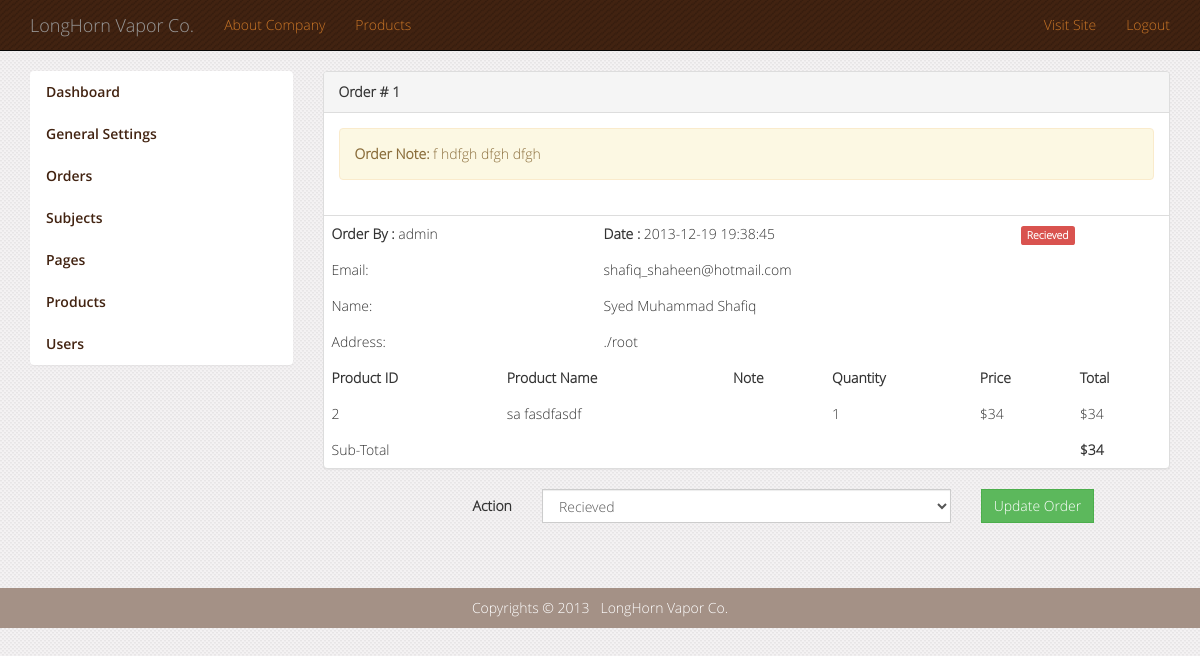
The app's page /admin/edit_order.php?order=1 (signed in) with its own data.
### tables this page shows
CREATE TABLE IF NOT EXISTS `site_options` (
  `id` int(11) NOT NULL AUTO_INCREMENT,
  `link` varchar(100) NOT NULL,
  `title` varchar(100) NOT NULL,
  `email` varchar(255) NOT NULL,
  `new_products` int(3) NOT NULL,
  `description` varchar(255) DEFAULT NULL,
  `welcome` text NOT NULL,
  `logo` varchar(100) NOT NULL,
  PRIMARY KEY (`id`)
);

CREATE TABLE IF NOT EXISTS `page_subjects` (
  `id` int(11) NOT NULL AUTO_INCREMENT,
  `parent_id` int(3) NOT NULL,
  `nav_id` int(11) NOT NULL,
  `position` int(3) NOT NULL,
  `name` varchar(50) NOT NULL,
  `content` text NOT NULL,
  `visible` tinyint(1) NOT NULL,
  PRIMARY KEY (`id`)
);

CREATE TABLE IF NOT EXISTS `orders` (
  `id` int(11) NOT NULL AUTO_INCREMENT,
  `dated` datetime NOT NULL,
  `user_id` int(11) NOT NULL,
  `status` tinyint(1) NOT NULL DEFAULT '1' COMMENT '1=received,2=process,3=completed',
  `order_total` int(11) NOT NULL,
  `note` varchar(500) NOT NULL,
  PRIMARY KEY (`id`)
);

CREATE TABLE IF NOT EXISTS `users` (
  `id` int(25) NOT NULL AUTO_INCREMENT,
  `username` varchar(65) NOT NULL,
  `name` varchar(255) NOT NULL,
  `hashed_password` varchar(42) NOT NULL,
  `job` varchar(255) NOT NULL,
  `email` varchar(255) NOT NULL,
  `phone` varchar(20) NOT NULL,
  `mobile` varchar(20) NOT NULL,
  `fax` varchar(20) NOT NULL,
  `address` varchar(255) NOT NULL,
  `activation` tinyint(1) NOT NULL,
  `user_type` int(3) NOT NULL,
  `company_name` varchar(255) NOT NULL,
  `company_website` varchar(255) NOT NULL,
  `company_address` varchar(500) NOT NULL,
  `company_city` varchar(255) NOT NULL,
  `company_state` varchar(255) NOT NULL,
  `company_zip` int(20) NOT NULL,
  `company_country` varchar(255) NOT NULL,
  `company_years` varchar(15) NOT NULL,
  `company_started` varchar(15) NOT NULL,
  `company_tax` varchar(40) NOT NULL,
  PRIMARY KEY (`id`)
);

CREATE TABLE IF NOT EXISTS `order_detail` (
  `order_id` int(11) NOT NULL,
  `product_id` int(11) NOT NULL,
  `quantity` int(11) NOT NULL,
  `price` float NOT NULL,
  `note` varchar(255) NOT NULL
);

CREATE TABLE IF NOT EXISTS `products` (
  `id` int(11) NOT NULL AUTO_INCREMENT,
  `page_id` int(11) NOT NULL,
  `subject_id` int(11) NOT NULL,
  `position` int(11) NOT NULL,
  `name` varchar(50) NOT NULL,
  `description` varchar(255) NOT NULL,
  `visible` tinyint(1) NOT NULL,
  `price` float NOT NULL,
  `picture` varchar(80) NOT NULL,
  PRIMARY KEY (`id`)
);

### includes/header_inc.php (called while the page is built, shortened)
<?php
	if(isset($_GET['subject'])){
		$sel_subject = get_subject_by_id($_GET['subject']);
	}else{
		$sel_subject = NULL;
	}
?>

### includes/session.php (called while the page is built, shortened)
<?php
	function logged_in() {
		return isset($_SESSION['user_id']);
	}
?>

### admin/includes/order_functions.php (called while the page is built, shortened)
<?php
function get_orderDetail_by_id($id){
 $query = "SELECT * FROM order_detail WHERE order_id =" .$id;
 $result = mysql_query($query);
 $catArray = array();
 while($row = mysql_fetch_array($result)){
  $cats['order_id']=$row['order_id'];
  $cats['product_id']=$row['product_id'];
  $cats['quantity']=$row['quantity'];
  $cats['note']=$row['note'];
  $cats['price']=$row['price'];
  array_push($catArray,$cats);
 }
 return $catArray;
}
function get_order_by_id($order_id){
	global $connection;
		$query = "SELECT *";
		$query .= "	FROM orders";
		$query .= "	WHERE id=" . $order_id;
		$query .= " LIMIT 1";
		$result_set = mysql_query($query, $connection);
		if($order = mysql_fetch_array($result_set)){
			return $order;
		}else{
			return NULL;
		}
}
?>

### admin/includes/user_functions.php (called while the page is built, shortened)
<?php
function get_user_by_id($user_id){
	global $connection;
		$query = "SELECT *";
		$query .= "	FROM users";
		$query .= "	WHERE id=" . $user_id;
		$query .= " LIMIT 1";
		$result_set = mysql_query($query, $connection);
		if($user = mysql_fetch_array($result_set)){
			return $user;
		}else{
			return NULL;
		}
}
?>

### admin/edit_order.php (the view, shortened to what this page needs)
<?php
	require_once('../includes/admin_header.php');
	if (intval($_GET['order']) == 0) {
		redirect_to('order_index.php');
	}else{
		$sel_order = get_order_by_id($_GET['order']);
		$sel_orderDetail = get_orderDetail_by_id($_GET['order']);
		$sel_orderUser = get_user_by_id($sel_order['user_id']);
	}
?>
		<div class="row">
			<?php include('admin_sidebar.php');
			?>
			<article class="col-lg-9">
				<div class="panel panel-default">
				  <div class="panel-heading"> <strong>Order # <?php echo $sel_order['id']; ?></strong> </div>
				  <div class="panel-body">
					<p class="alert alert-warning"><strong>Order Note:&nbsp;</strong><?php echo $sel_order['note']; ?></p>
					</div>
						<table class="table">
						<tr>
							<td><strong>Order By :</strong> <?php echo $sel_orderUser['username']; ?></td>
							<td><strong>Date :</strong> <?php echo $sel_order['dated']; ?></td>
							<?php if($sel_order['status'] == 1){ ?>
								<td><span class="label label-danger"> <?php echo $sel_order['status'] = 'Recieved'; ?></span></td>
							<?php } elseif($sel_order['status'] == 2){ ?>
								<td><span class="label label-warning"> <?php echo $sel_order['status'] = 'Process'; ?></span></td>
							<?php } elseif($sel_order['status'] == 3){ ?>
								<td><span class="label label-success"> <?php echo $sel_order['status']  = 'Completed'; ?></span></td>
							<?php } ?>
						</tr>
						<tr>
							<td>Email:</td>
							<td colspan="2"><?php echo $sel_orderUser['email']?></td>
						</tr>
						<tr>
							<td>Name:</td>
							<td colspan="2"><?php echo $sel_orderUser['name']?></td>
						</tr>
						<tr>
							<td>Address:</td>
							<td colspan="2"><?php echo $sel_orderUser['address']?></td>
						</tr>
						</table>
						<table class="table">
						<tr>
							<th>Product ID</th>
							<th>Product Name</th>
							<th>Note</th>
							<th>Quantity</th>
							<th>Price</th>
							<th>Total</th>
						</tr>
						<?php foreach($sel_orderDetail as $row){ ?>
							<tr>
								<td><?php echo $row['product_id']; ?></td>
								<td><?php
										$pro_name = get_product_by_id($row['product_id']);
										echo $pro_name['name'];
								?></td>
								<td><?php echo $row['note']; ?></td>
								<td><?php echo $row['quantity']; ?></td>
								<td>$<?php echo $row['price']; ?></td>
								<td>$<?php echo $row['price'] * $row['quantity']; ?></td>
							</tr>
						<?php } ?>
						<tr>
							<td colspan="5">Sub-Total</td>
							<td><strong>$<?php echo $sel_order['order_total']; ?></strong></td>
						</tr>
						</table>
				</div>
				<form id="options" class="form-horizontal" action="" role="form" method="post">
				<div class="form-group">
				<label class="col-sm-3 control-label" for="status">Action</label>
					<div class="col-sm-6">
						<select class="form-control" name="status">
							<option value="1">Recieved</option>
						</select>
					</div>
					<div class="col-sm-3">
					<button type="submit" name="update" class="btn btn-success">Update Order</button>
					</div>
				</div>
				</form>
			</article>
		</div>
<?php require_once('../includes/footer.php'); ?>

### includes/admin_header.php (shortened to what this page needs)
<?php
require_once("connection.php");
require_once("session.php");
require_once("functions.php");
require_once("header_inc.php");
?>
<!DOCTYPE html>
<html lang="en">
  <head>
    <link href="<?php echo site_options('link'); ?>/css/stylesheet.css" rel="stylesheet">
  </head>
  <body>
<nav class="navbar navbar-inverse navbar-static-top" role="navigation">
  <div class="container">
  <div class="navbar-header">
    <a class="navbar-brand" href="#"><?php echo site_options('title'); ?></a>
  </div>
  <div class="collapse navbar-collapse" id="bs-example-navbar-collapse-1">
	<ul class="nav navbar-nav">
			<?php get_navigation(2, 'top'); ?>
    </ul>
    <ul class="nav navbar-nav navbar-right">
      <li><a href="<?php echo site_options('link'); ?>/index.php">Visit Site</a></li>
	  <li><?php if(logged_in()){ ?>
	  <a href="<?php echo site_options('link'); ?>/logout.php">Logout</a>
	  <?php } else {?>
	  <a href="<?php echo site_options('link'); ?>/login.php">Login</a>
	  <?php }?>
	  </li>
    </ul>
	</div>
  </div>
</nav>
	<div class="container">

### includes/functions.php (shortened to what this page needs)
<?php
function site_options($option){
	global $connection;
	$query = "SELECT * FROM site_options";
	$options = mysql_query($query, $connection);
	while($opt = mysql_fetch_array($options)){
		if($option == 'link'
		|| $option == 'title'
		|| $option == 'description'
		|| $option == 'logo'
		|| $option == 'welcome'
		|| $option == 'new_products'
		|| $option == 'email'){
			return $opt[$option];
		}else{
			return NULL;
		}
	}
}
function get_navigation($nav_id, $nav){
	global $sel_subject;
	$subject_parent = get_main_subjects('parent');
	if($nav == 'sidebar'){
		while($subject = mysql_fetch_array($subject_parent)){
			if($subject['nav_id'] == $nav_id){
				echo '<li class="list-group-item  no-padding';
				if($subject['id'] == $sel_subject['id']){
					echo ' active">';
				}else {echo '">';}
				$link	=	'<a href="'. site_options('link') .'content.php?subject=' . urlencode($subject['id']) . '">';
				$link	.=	$subject['name'];
				$link	.=	'</a>';
				echo $link;
				echo '<ul>';
					$subject_child = get_main_subjects('child');
					while($child = mysql_fetch_array($subject_child)){
						if($subject['id'] == $sel_subject['id'] && $subject['id'] == $child['parent_id']){
							$link	=	'<li><a ';
							$link	.=	'href="'. site_options('link') .'content.php?subject=' . urlencode($subject['id']) . '&child=' . urlencode($child['id']) . '">';
							$link	.=	$child['name'];
							$link	.=	'</a>';
							echo $link;
							echo '</li>';
						}
					}
					echo '</ul>';
				echo '</li>';
			}
		}
	}
	elseif($nav == 'top'){
		while($subject = mysql_fetch_array($subject_parent)){
			if($subject['nav_id'] == $nav_id){
				echo '<li>';
				if($subject['id'] == $sel_subject['id']){
					echo '<li class="active">';
				}else{
					echo '<li>';
				}
				$link	=	'<a href="'. site_options('link') .'content.php?subject=' . urlencode($subject['id']) . '">';
				$link	.=	$subject['name'];
				$link	.=	'</a>';
				echo $link;
			echo '</li>';
			}
		}
	}
	else{
		echo '<li><a href="#">No Slot Selected</a></li>';
	}
}
function get_main_subjects($case){
	global $connection;
		switch($case){
			case'parent':
				$query = "SELECT * FROM page_subjects WHERE visible = 1 AND parent_id = 0 ORDER BY position ASC";
				break;
		}
		$subject = mysql_query($query, $connection);
	return $subject;
}
function get_product_by_id($page_id = NULL, $product_id = NULL){
	global $connection;
		$query = "SELECT *";
		$query .= "	FROM products";
		if($page_id != NULL){
			$query .= "	WHERE page_id=" . $page_id;
		}else {
			$query .= "	WHERE id=" . $product_id;
		}
		$query .= " LIMIT 1";
		$result_set = mysql_query($query, $connection);
		if($page = mysql_fetch_array($result_set)){
			return $page;
		}else{
			return NULL;
		}
}
?>

### includes/footer.php (shortened to what this page needs)
	</div>
	<footer>
		<div class="copyrights">Copyrights &copy; 2013 &nbsp; <?php echo site_options('title'); ?></div>
	</footer>
  </body>
</html>

### css/style.css (style rules this page uses)
body { font-family: 'open_sanslight'!important; background: url(../images/bg.png) repeat; }
.copyrights { height: 40px; width: 100%; text-align: center; background-color: #a49186; color: #FFF; padding: 10px 0; margin-top: 50px; }

### records on screen
site_options: title "LongHorn Vapor Co."
page_subjects: link "About Company"
page_subjects: link "Products"
orders: id "1", note "f hdfgh dfgh dfgh", dated "2013-12-19 19:38:45", order_total "34"
users: username "admin", email "shafiq_shaheen@hotmail.com", name "Syed Muhammad Shafiq", address "./root"
order_detail: product_id "2", products.name "sa fasdfasdf", quantity "1", price "34", quantity "34"

### other values on screen
$sel_order['status'] = 'Recieved' "Recieved"
